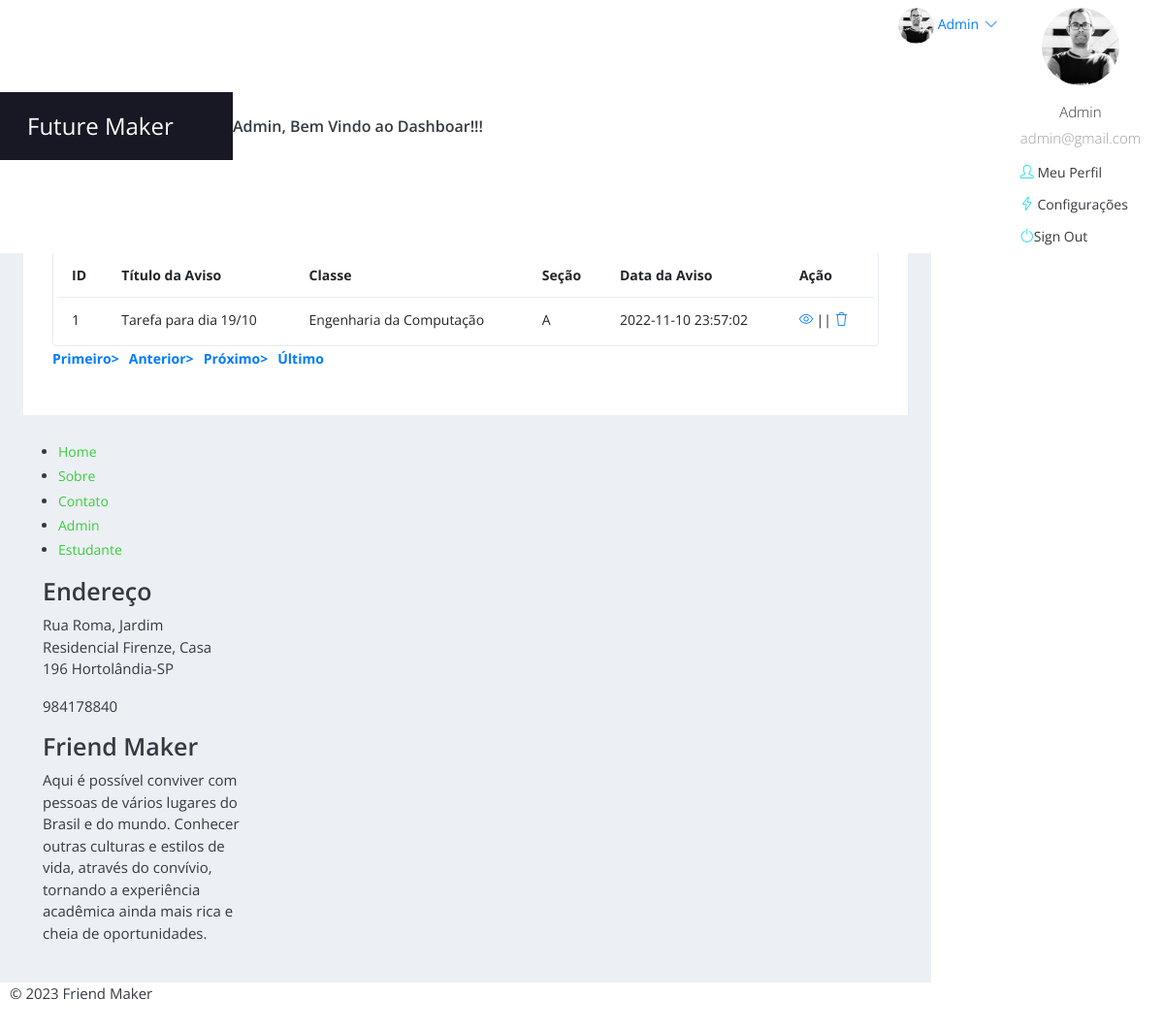
The app's page /studentms/admin/manage-notice.php (signed in) with its own data.
### tables this page shows
CREATE TABLE `tblnotice` (
  `ID` int(5) NOT NULL,
  `NoticeTitle` mediumtext DEFAULT NULL,
  `ClassId` int(10) DEFAULT NULL,
  `NoticeMsg` mediumtext DEFAULT NULL,
  `CreationDate` timestamp NULL DEFAULT current_timestamp()
);

CREATE TABLE `tblclass` (
  `ID` int(5) NOT NULL,
  `ClassName` varchar(50) DEFAULT NULL,
  `Section` varchar(20) DEFAULT NULL,
  `CreationDate` timestamp NULL DEFAULT current_timestamp()
);

CREATE TABLE `tblpage` (
  `ID` int(10) NOT NULL,
  `PageType` varchar(200) DEFAULT NULL,
  `PageTitle` mediumtext DEFAULT NULL,
  `PageDescription` mediumtext DEFAULT NULL,
  `Email` varchar(200) DEFAULT NULL,
  `MobileNumber` bigint(10) DEFAULT NULL,
  `UpdationDate` date DEFAULT NULL
);

### studentms/admin/manage-notice.php (the view, shortened to what this page needs)
<?php
include('includes/dbconnection.php');
if (strlen($_SESSION['sturecmsaid']==0)) {
  header('location:logout.php');
  } else{
?>
<!DOCTYPE html>
<html lang="en">
  <head>
    <link rel="stylesheet" href="vendors/simple-line-icons/css/simple-line-icons.css">
    <link rel="stylesheet" href="vendors/flag-icon-css/css/flag-icon.min.css">
    <link rel="stylesheet" href="vendors/css/vendor.bundle.base.css">
    <link rel="stylesheet" href="./vendors/daterangepicker/daterangepicker.css">
    <link rel="stylesheet" href="./vendors/chartist/chartist.min.css">
    <link rel="stylesheet" href="./css/style.css">
  </head>
  <body>
    <div class="container-scroller">
     <?php include_once('includes/header.php');?>
      <div class="container-fluid page-body-wrapper">
        <div class="main-panel">
          <div class="content-wrapper">
             <div class="page-header">
              <h3 class="page-title"> Administrar Avisos </h3>
              <nav aria-label="breadcrumb">
                <ol class="breadcrumb">
                  <li class="breadcrumb-item"><a href="dashboard.php">Dashboard</a></li>
                  <li class="breadcrumb-item active" aria-current="page"> Administrar Avisos</li>
                </ol>
              </nav>
            </div>
            <div class="row">
              <div class="col-md-12 grid-margin stretch-card">
                <div class="card">
                  <div class="card-body">
                    <div class="d-sm-flex align-items-center mb-4">
                      <h4 class="card-title mb-sm-0">Administrar Avisos</h4>
                      <a href="#" class="text-dark ml-auto mb-3 mb-sm-0"> Ver todas as Avisos</a>
                    </div>
                    <div class="table-responsive border rounded p-1">
                      <table class="table">
                        <thead>
                          <tr>
                            <th class="font-weight-bold">ID</th>
                            <th class="font-weight-bold">Título da Aviso</th>
                            <th class="font-weight-bold">Classe</th>
                            <th class="font-weight-bold">Seção</th>
                            <th class="font-weight-bold">Data da Aviso</th>
                            <th class="font-weight-bold">Ação</th>
                          </tr>
                        </thead>
                        <tbody>
                           <?php
                           if (isset($_GET['pageno'])) {
            $pageno = $_GET['pageno'];
        } else {
            $pageno = 1;
        }
        $no_of_records_per_page =15;
        $offset = ($pageno-1) * $no_of_records_per_page;
       $ret = "SELECT ID FROM tblnotice";
$query1 = $dbh -> prepare($ret);
$query1->execute();
$total_rows=$query1->rowCount();
$total_pages = ceil($total_rows / $no_of_records_per_page);
$sql="SELECT tblclass.ID,tblclass.ClassName,tblclass.Section,tblnotice.NoticeTitle,tblnotice.CreationDate,tblnotice.ClassId,tblnotice.ID as nid from tblnotice join tblclass on tblclass.ID=tblnotice.ClassId LIMIT $offset, $no_of_records_per_page";
$query = $dbh -> prepare($sql);
$query->execute();
$results=$query->fetchAll(PDO::FETCH_OBJ);
$cnt=1;
if($query->rowCount() > 0)
{
foreach($results as $row)
{               ?>
                          <tr>
                            <td><?php echo htmlentities($cnt);?></td>
                            <td><?php  echo htmlentities($row->NoticeTitle);?></td>
                            <td><?php  echo htmlentities($row->ClassName);?></td>
                            <td><?php  echo htmlentities($row->Section);?></td>
                            <td><?php  echo htmlentities($row->CreationDate);?></td>
                            <td>
                              <div><a href="edit-notice-detail.php?editid=<?php echo htmlentities ($row->ID);?>"><i class="icon-eye"></i></a>
                                                || <a href="manage-notice.php?delid=<?php echo ($row->ID);?>" onclick="return confirm('Do you really want to Delete ?');"> <i class="icon-trash"></i></a></div>
                            </td>
                          </tr><?php $cnt=$cnt+1;}} ?>
                        </tbody>
                      </table>
                    </div>
                   <div align="left">
    <ul class="pagination" >
        <li><a href="?pageno=1"><strong>Primeiro></strong></a></li>
        <li class="<?php if($pageno <= 1){ echo 'disabled'; } ?>">
            <a href="<?php if($pageno <= 1){ echo '#'; } else { echo "?pageno=".($pageno - 1); } ?>"><strong style="padding-left: 10px">Anterior></strong></a>
        </li>
        <li class="<?php if($pageno >= $total_pages){ echo 'disabled'; } ?>">
            <a href="<?php if($pageno >= $total_pages){ echo '#'; } else { echo "?pageno=".($pageno + 1); } ?>"><strong style="padding-left: 10px">Próximo></strong></a>
        </li>
        <li><a href="?pageno=<?php echo $total_pages; ?>"><strong style="padding-left: 10px">Último</strong></a></li>
    </ul>
</div>
                  </div>
                </div>
              </div>
            </div>
          </div>
         <?php include_once('includes/footer.php');?>
        </div>
      </div>
    </div>
  </body>
</html><?php }  ?>

### studentms/admin/includes/header.php (shortened to what this page needs)
 <nav class="navbar default-layout-navbar col-lg-12 col-12 p-0 fixed-top d-flex flex-row">
        <div class="navbar-brand-wrapper d-flex align-items-center">
          <a class="navbar-brand brand-logo" href="Dashboard.php">
            <strong style="color: white;">Future Maker</strong>
          </a>
        </div><?php
         $aid= $_SESSION['sturecmsaid'];
$sql="SELECT * from tbladmin where ID=:aid";
$query = $dbh -> prepare($sql);
$query->bindParam(':aid',$aid,PDO::PARAM_STR);
$query->execute();
$results=$query->fetchAll(PDO::FETCH_OBJ);
$cnt=1;
if($query->rowCount() > 0)
{
foreach($results as $row)
{               ?>
        <div class="navbar-Dashboar-wrapper d-flex align-items-center flex-grow-1">
          <h5 class="mb-0 font-weight-medium d-none d-lg-flex"><?php  echo htmlentities($row->AdminName);?>, Bem Vindo ao Dashboar!!!</h5>
          <ul class="navbar-nav navbar-nav-right ml-auto">
            <li class="nav-item dropdown d-none d-xl-inline-flex user-dropdown">
              <a class="nav-link dropdown-toggle" id="UserDropdown" href="#" data-toggle="dropdown" aria-expanded="false">
                <img class="img-xs rounded-circle ml-2" src="images/fabinho.png" alt="Profile image"> <span class="font-weight-normal"> <?php  echo htmlentities($row->AdminName);?> </span></a>
              <div class="dropdown-Dashboar dropdown-Dashboar-right navbar-dropdown" aria-labelledby="UserDropdown">
                <div class="dropdown-header text-center">
                  <img class="img-md rounded-circle" src="images/fabinho.png" alt="Profile image" height="80" width="80">
                  <p class="mb-1 mt-3"><?php  echo htmlentities($row->AdminName);?></p>
                  <p class="font-weight-light text-muted mb-0"><?php  echo htmlentities($row->Email);?></p>
                </div><?php $cnt=$cnt+1;}} ?>
                <a class="dropdown-item" href="profile.php"><i class="dropdown-item-icon icon-user text-primary"></i> Meu Perfil</a>
                <a class="dropdown-item" href="change-password.php"><i class="dropdown-item-icon icon-energy text-primary"></i> Configurações</a>
                <a class="dropdown-item" href="logout.php"><i class="dropdown-item-icon icon-power text-primary"></i>Sign Out</a>
              </div>
            </li>
          </ul>
        </div>
      </nav>

### includes/footer.php (shortened to what this page needs)
<div class="footer">
    <div class="container">
      <div class="col-md-6 footer-left">
        <ul>
          <li><a href="index.php">Home</a></li>
          <li><a href="about.php">Sobre</a></li>
          <li><a href="contact.php">Contato</a></li>
          <li><a href="admin/login.php">Admin</a></li>
          <li><a href="user/login.php">Estudante</a></li>
        </ul>
      </div>
      <div class="col-md-3 footer-middle">
        <?php
$sql="SELECT * from tblpage where PageType='contactus'";
$query = $dbh -> prepare($sql);
$query->execute();
$results=$query->fetchAll(PDO::FETCH_OBJ);
$cnt=1;
if($query->rowCount() > 0)
{
foreach($results as $row)
{               ?>
        <h3>Endereço</h3>
        <div class="address">
          <p><?php  echo htmlentities($row->PageDescription);?>
          </p>
        </div>
        <div class="phone">
          <p><?php  echo htmlentities($row->MobileNumber);?></p>
        </div>
      <?php $cnt=$cnt+1;}} ?></div>
      <div class="col-md-3 footer-right">
        <h3>Friend Maker</h3>
        <p>Aqui é possível conviver com pessoas de vários lugares do Brasil e do mundo. Conhecer outras culturas e estilos de vida, através do convívio, tornando a experiência acadêmica ainda mais rica e cheia de oportunidades.</p>
      </div>
    </div>
  </div>
<div class="copyright">
    <div class="container">
      <div class="copyright-left">
      <p>© <?php echo date('Y');?> Friend Maker</p>
      </div>
      <div class="copyright-right">
        <ul>
          <li><a href="#" class="twitter"> </a></li>
        </ul>
      </div>
    </div>
  </div>

### records on screen
tblnotice: NoticeTitle "Tarefa para dia 19/10", ClassId.ClassName "Engenharia da Computação", ClassId.Section "A", CreationDate "2022-11-10 23:57:02"
tblpage: PageDescription "Rua Roma, Jardim Residencial Firenze, Casa 196 Hortolândia-SP", MobileNumber "984178840"

### other values on screen
$row->AdminName "Admin"
$row->Email "admin@gmail.com"
